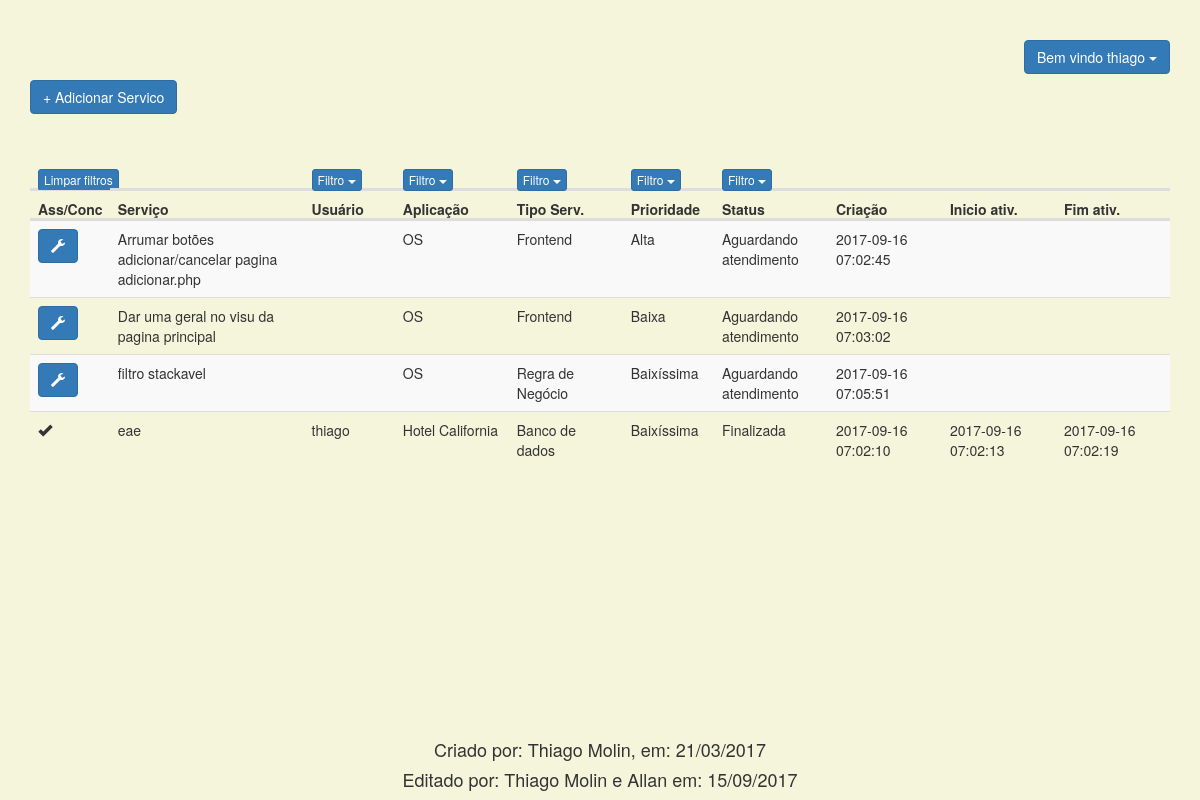
/ (signed in), run on the app's committed database.
### tables this page shows
CREATE TABLE `usuario` (
  `id` bigint(20) NOT NULL,
  `nm_usuario` varchar(250) NOT NULL,
  `senha` varchar(1000) NOT NULL
);

CREATE TABLE `os` (
  `id` bigint(20) NOT NULL,
  `ds_servico` varchar(500) NOT NULL,
  `fk_tipo_servico` bigint(20) NOT NULL,
  `fk_aplicacao` bigint(20) NOT NULL,
  `fk_prioridade` bigint(20) NOT NULL,
  `fk_usuario` bigint(20) DEFAULT NULL,
  `fk_status` bigint(20) NOT NULL DEFAULT '1',
  `dt_registro` timestamp NOT NULL DEFAULT CURRENT_TIMESTAMP,
  `dt_assumida` timestamp NULL DEFAULT NULL,
  `dt_conclusao` timestamp NULL DEFAULT NULL
);

CREATE TABLE `aplicacao` (
  `id` bigint(20) NOT NULL,
  `nm_aplicacao` varchar(250) NOT NULL
);

CREATE TABLE `tipo_servico` (
  `id` bigint(20) NOT NULL,
  `ds_tipo_servico` varchar(250) NOT NULL
);

CREATE TABLE `prioridade` (
  `id` bigint(20) NOT NULL,
  `nr_grau_prioridade` int(11) NOT NULL,
  `ds_prioridade` varchar(250) NOT NULL
);

CREATE TABLE `status` (
  `id` bigint(20) NOT NULL,
  `ds_status` varchar(250) NOT NULL
);

### php/getUsuario.php (called while the page is built)
<?php
function getUsuario($nm_usuario, $senha){
    $conn = new mysqli("10.0.0.105", "root", "", "os");
    $conn->query('SET NAMES utf8');
    $sql = "SELECT * FROM usuario WHERE nm_usuario = '$nm_usuario' AND senha = '$senha' ";
    $result = $conn->query($sql);
    $row = mysqli_fetch_array($result);
    return $row;
}

### php/session.php (called while the page is built, shortened)
<?php
require_once('getUsuario.php');
if(!empty($_POST['nm_usuario']) && !empty($_POST['senha'])){
    $nm_usuario = $_POST['nm_usuario'];
    $senha = $_POST['senha'];
    $_SESSION['senha'] = $senha;
    $_SESSION['nm_usuario'] = $nm_usuario;
}else{
    $nm_usuario = $_SESSION['nm_usuario'];
    $senha = $_SESSION['senha'];
}
$usuario = getUsuario($nm_usuario, $senha);

### php/getTodosUsuarios.php (called while the page is built, shortened)
<?php
$conn = new mysqli("10.0.0.105", "root", "", "os");
$conn->query('SET NAMES utf8');
$sql = "SELECT * FROM usuario";
$result = $conn->query($sql);

### php/phpscript.php (called while the page is built, shortened)
<?php
require_once('getTodosUsuarios.php');
require_once('getOS.php');

### php/getOS.php (called while the page is built)
<?php
$conn = new mysqli("10.0.0.105", "root", "", "os");
$conn->query('SET NAMES utf8');
$sql = "SELECT os.id, os.fk_status, os.fk_usuario, os.fk_aplicacao, os.fk_prioridade, os.fk_tipo_servico, usuario.nm_usuario, os.ds_servico, aplicacao.nm_aplicacao, tipo_servico.ds_tipo_servico, prioridade.ds_prioridade, status.ds_status, os.dt_registro, os.dt_conclusao, os.dt_assumida
        FROM os
        INNER JOIN aplicacao ON os.fk_aplicacao = aplicacao.id
        INNER JOIN prioridade ON os.fk_prioridade = prioridade.id
        INNER JOIN status ON os.fk_status = status.id
        INNER JOIN tipo_servico ON os.fk_tipo_servico = tipo_servico.id
        LEFT JOIN usuario ON usuario.id = os.fk_usuario
        ORDER BY prioridade.nr_grau_prioridade DESC";
$result = $conn->query($sql);
while($row = mysqli_fetch_array($result)){
    $OSs[] = $row;
}

### html/index.php (the view, shortened to what this page needs)
<!DOCTYPE html>
<?php
require_once('../php/session.php');
require_once('../php/phpscript.php');
?>
<html>
    <head>
        <link rel="stylesheet" href="https://maxcdn.bootstrapcdn.com/bootstrap/3.3.7/css/bootstrap.min.css"/>
        <link rel="stylesheet" type="text/css" href="../css/style.css">
    </head>
    <body>
        <br/>
        <br/>
        <span class="pull-right">
            <div class="dropdown">
                <button class="btn btn-primary dropdown-toggle" type="button" data-toggle="dropdown">Bem vindo <?php echo $usuario['nm_usuario']; ?>
                <span class="caret"></span></button>
            </div>
        </span>
        <br/><br/>
        <div >
            <div class="TelaOS">
                <form action="adicionar.php" method="GET">
                    <button type="submit" class="btn btn-primary" style="float: left;">+ Adicionar Servico</button>
                </form>
        <br/><br/>
        <br/><br/>
                <table class="table table-striped">
                    <thead>
                        <tr>
                            <th style="width: 7%;">
                                <form method="GET" action="index.php">
                                    <button class="btn btn-primary btn-xs dropdown-toggle" type="submit">Limpar filtros</button>
                                </form>
                            </th>
                            <th style="width: 17%;">
                            </th>
                            <th style="width: 8%;">
                                <div class="dropdown">
                                <button class="btn btn-primary btn-xs dropdown-toggle" type="button" data-toggle="dropdown">Filtro
                                    <span class="caret"></span>
                                </button>
                                </div>
                            </th>
                            <th style="width: 10%;">
                                <div class="dropdown">
                                <button class="btn btn-primary btn-xs dropdown-toggle" type="button" data-toggle="dropdown">Filtro
                                    <span class="caret"></span>
                                </button>
                                </div>
                            </th>
                            <th style="width: 10%;">
                                <div class="dropdown">
                                <button class="btn btn-primary btn-xs dropdown-toggle" type="button" data-toggle="dropdown">Filtro
                                    <span class="caret"></span>
                                </button>
                                </div>
                            </th>
                            <th style="width: 8%;">
                                <div class="dropdown">
                                <button class="btn btn-primary btn-xs dropdown-toggle" type="button" data-toggle="dropdown">Filtro
                                    <span class="caret"></span>
                                </button>
                                </div>
                            </th>
                            <th style="width: 10%;">
                                <div class="dropdown">
                                <button class="btn btn-primary btn-xs dropdown-toggle" type="button" data-toggle="dropdown">Filtro
                                    <span class="caret"></span>
                                </button>
                                </div>
                            </th>
                            <th style="width: 10%;"></th>
                            <th style="width: 10%;"></th>
                            <th style="width: 10%;"></th>
                        </tr>
                        <tr>
                            <th style="width: 7%;">Ass/Conc</th>
                            <th style="width: 17%;">Serviço</th>
                            <th style="width: 8%;">Usuário</th>
                            <th style="width: 10%;">Aplicação</th>
                            <th style="width: 10%;">Tipo Serv.</th>
                            <th style="width: 8%;">Prioridade</th>
                            <th style="width: 10%;">Status</th>
                            <th style="width: 10%;">Criação</th>
                            <th style="width: 10%;">Inicio ativ.</th>
                            <th style="width: 10%;">Fim ativ.</th>
                        </tr>
                    </thead>
                    <tbody>
                        <?php foreach ($OSs as $OS) : ?>
                            <tr>
                                <td style="width: 7%;">
                                    <?php if($OS['fk_status'] == 1) : ?>
                                        <form method="POST" action="../php/assumirOS.php">
                                            <button type="submit" class="btn btn-primary"><span class="glyphicon glyphicon-wrench"></span></button>
                                        </form>
                                    <?php elseif(($OS['fk_status'] == 3)) : ?>
                                        <span class="	glyphicon glyphicon-ok"></span>
                                    <?php endif; ?>
                                </td>
                                <td style="width: 17%;"><?php echo $OS['ds_servico']; ?></td>
                                <td style="width: 8%;"><?php echo $OS['nm_usuario']; ?></td>
                                <td style="width: 10%;"><?php echo $OS['nm_aplicacao']; ?></td>
                                <td style="width: 10%;"><?php echo $OS['ds_tipo_servico']; ?></td>
                                <td style="width: 8%;"><?php echo $OS['ds_prioridade']; ?></td>
                                <td style="width: 10%;"><?php echo $OS['ds_status']; ?></td>
                                <td style="width: 10%;"><?php echo $OS['dt_registro']; ?></td>
                                <td style="width: 10%;"><?php echo $OS['dt_assumida']; ?></td>
                                <td style="width: 10%;"><?php echo $OS['dt_conclusao']; ?></td>
                            </tr>
                        <?php endforeach; ?>
                    </tbody>
                </table>
            </div>
        </div>
        <footer>
            <h4>Criado por: Thiago Molin, em: 21/03/2017</h4>
            <h4>Editado por: Thiago Molin e Allan em: 15/09/2017</h4>
        </footer>
    </body>
</html>

### css/style.css (style rules this page uses)
body { margin: auto; width: 95% !important; background: beige; }
footer h4 { text-align: center; }
.TelaOS table { width: 100%; }
thead, tbody, tr, td, th { display: block; }
tr:after { content: ' '; display: block; visibility: hidden; clear: both; }
thead th { height: 30px; }
.TelaOS tbody { height: 500px; overflow-y: auto; overflow-x: auto; }
tbody td, thead th { width: 15%; float: left; }

### data on the page
usuario: nm_usuario "thiago"
os: ds_servico "Arrumar botões adicionar/cancelar pagina adicionar.php", fk_aplicacao.nm_aplicacao "OS", fk_tipo_servico.ds_tipo_servico "Frontend", fk_prioridade.ds_prioridade "Alta", fk_status.ds_status "Aguardando atendimento", dt_registro "2017-09-16 07:02:45"
os: ds_servico "Dar uma geral no visu da pagina principal", fk_aplicacao.nm_aplicacao "OS", fk_tipo_servico.ds_tipo_servico "Frontend", fk_prioridade.ds_prioridade "Baixa", fk_status.ds_status "Aguardando atendimento", dt_registro "2017-09-16 07:03:02"
os: ds_servico "filtro stackavel", fk_aplicacao.nm_aplicacao "OS", fk_tipo_servico.ds_tipo_servico "Regra de Negócio", fk_prioridade.ds_prioridade "Baixíssima", fk_status.ds_status "Aguardando atendimento", dt_registro "2017-09-16 07:05:51"
os: ds_servico "eae", fk_usuario.nm_usuario "thiago", fk_aplicacao.nm_aplicacao "Hotel California", fk_tipo_servico.ds_tipo_servico "Banco de dados", fk_prioridade.ds_prioridade "Baixíssima", fk_status.ds_status "Finalizada", dt_registro "2017-09-16 07:02:10", dt_assumida "2017-09-16 07:02:13", dt_conclusao "2017-09-16 07:02:19"
